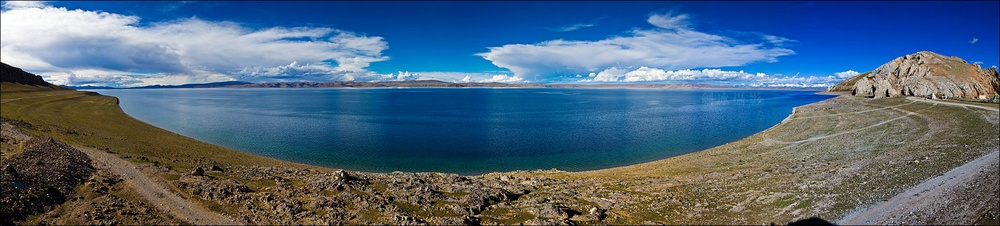
#> input picture Python-OpenCV/Exercises/images/pano.jpg, 1000 x 226 px, shrunk from 1800 x 407 before the run, given in place of the camera
$ python track_RandB_object.py
#> lines starting #> are read from the running program, lines starting #| are printed output that depends on the picture; after the words box and inside, x2 and y2 are one past the last pixel; in counts of white or black regions, pixels touching at a corner belong together
#coding:utf-8
import cv2
import numpy as np

cap = cv2.VideoCapture(0)

while(1):

    # 读取视频的每一帧
    _, frame = cap.read()
#> frame is the input picture: shape (226, 1000, 3); mean B, G, R 123, 102.2, 79.2

    # 将图片从 BGR 空间转换到 HSV 空间
    hsv = cv2.cvtColor(frame, cv2.COLOR_BGR2HSV)
#> hsv: shape (226, 1000, 3); mean H, S, V 72.1, 141.1, 137.7

    # 定义在HSV空间中蓝色的范围
    lower_blue = np.array([90,50,50])
    upper_blue = np.array([130,255,255])
    # 定义在HSV空间中红色的范围
    lower_red = np.array([0,100,100])
    upper_red = np.array([30,255,255])
    # 根据以上定义的蓝色的阈值得到蓝色的部分
    mask_blue = cv2.inRange(hsv, lower_blue, upper_blue)
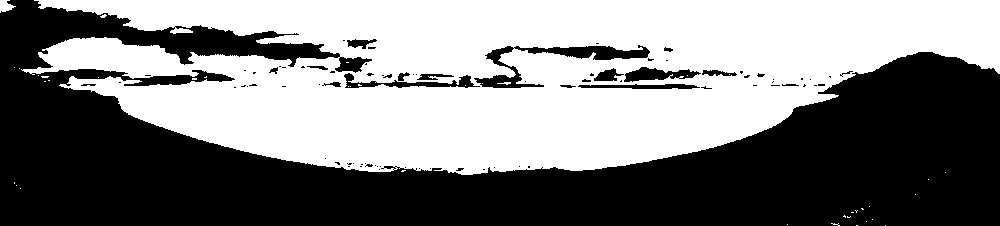
#> mask_blue: shape (226, 1000); 50.3% white; 82 black regions (61 under 20 px), largest, box (x1, y1, x2, y2) and area: (0, 0, 1000, 226) 107435, (474, 45, 650, 88) 1890, (344, 73, 480, 88) 676
    #mask_blue = 0
    # 根据以上定义的红色的阈值得到红色的部分
    mask_red = cv2.inRange(hsv, lower_red, upper_red)
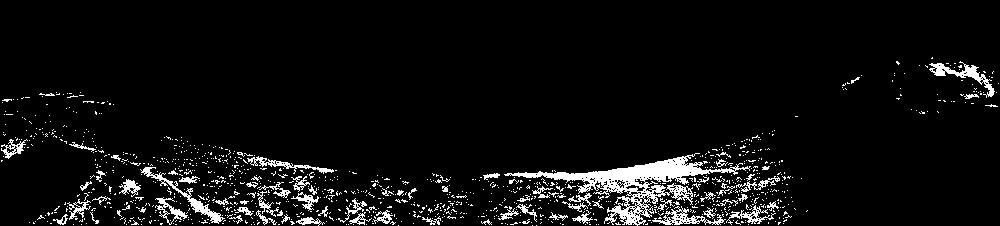
#> mask_red: shape (226, 1000); 6% white; 1100 white regions (1028 under 20 px), largest, box (x1, y1, x2, y2) and area: (504, 153, 751, 226) 3987, (140, 167, 225, 224) 585, (929, 61, 995, 98) 550
    #mask_red = 0
    # 叠加mask
    mask = mask_blue + mask_red
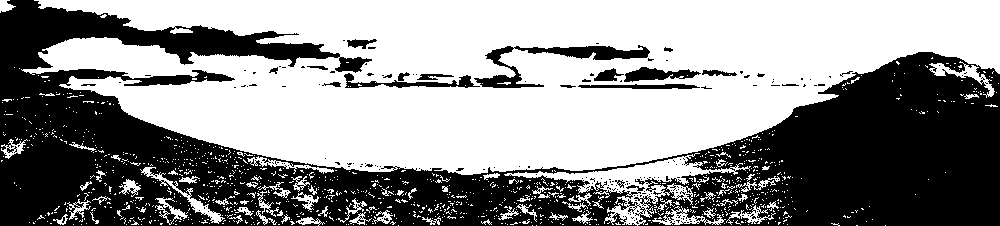
#> mask: shape (226, 1000); 56.2% white; 222 black regions (199 under 20 px), largest, box (x1, y1, x2, y2) and area: (0, 0, 1000, 226) 93601, (474, 45, 650, 88) 1890, (344, 73, 480, 88) 676
    res = cv2.bitwise_and(frame,frame, mask= mask)
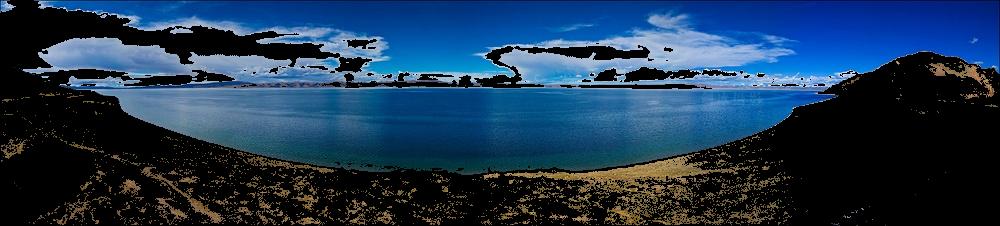
#> res: shape (226, 1000, 3); mean B, G, R 81.9, 55.3, 28.8

    cv2.imshow('frame',frame)
    cv2.imshow('mask',mask)
    cv2.imshow('res',res)
    k = cv2.waitKey(5) & 0xFF
#> (key Esc is pressed here)
    if k == 27:
        break

cv2.destroyAllWindows()

$ run again, on Python-OpenCV/Exercises/images/sex.jpg
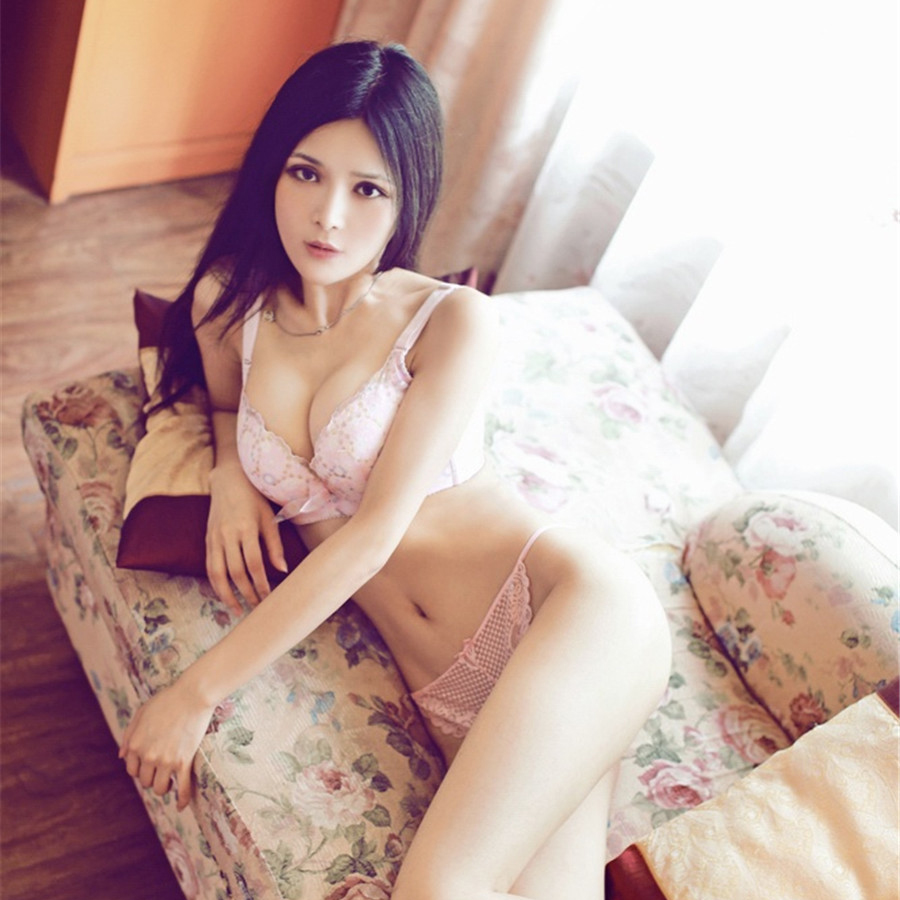
#> input picture Python-OpenCV/Exercises/images/sex.jpg, 900 x 900 px, given in place of the camera
#> frame is the input picture: shape (900, 900, 3); mean B, G, R 161.6, 168.9, 197.2
#> hsv: shape (900, 900, 3); mean H, S, V 39.3, 65.2, 197.9
#> `mask_blue = cv2.inRange(hsv, lower_blue, upper_blue)`:
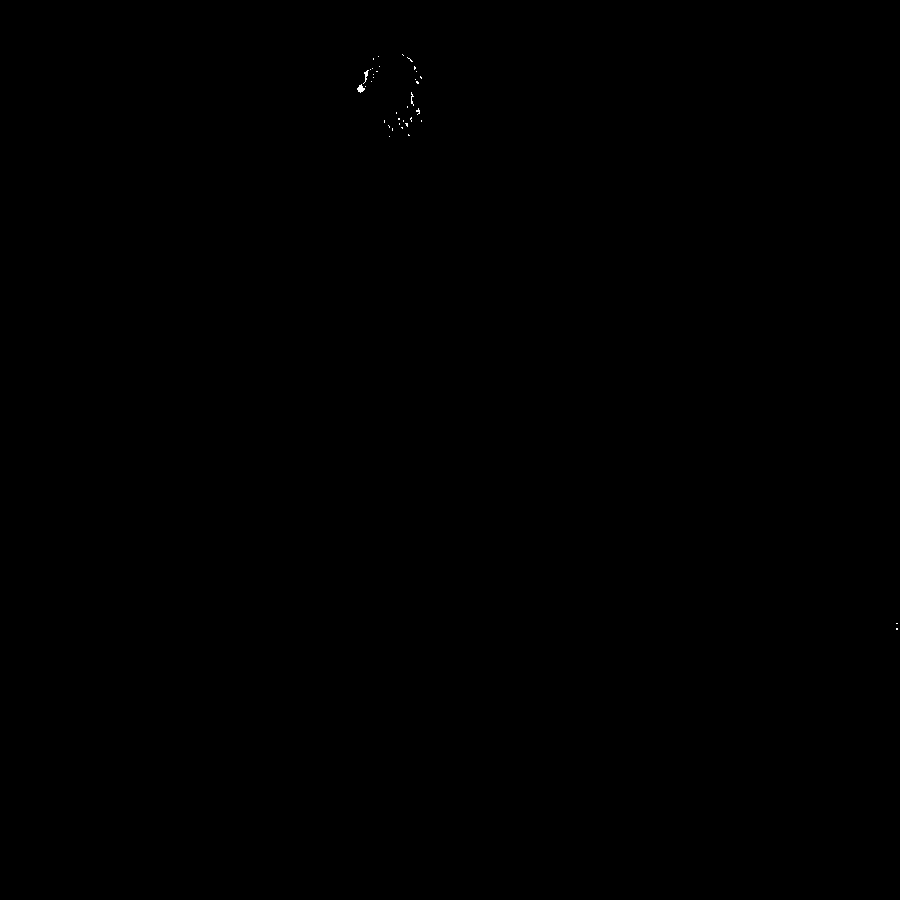
#> mask_blue: shape (900, 900); 0.02% white in thin lines or dots, all inside (x1, y1, x2, y2) = (357, 54, 898, 630)
#> mask_red: shape (900, 900); 13.5% white; 691 white regions (570 under 20 px), largest, box (x1, y1, x2, y2) and area: (80, 0, 350, 196) 26956, (352, 541, 523, 768) 15721, (135, 404, 284, 619) 11332
#> `res = cv2.bitwise_and(frame,frame, mask= mask)`:
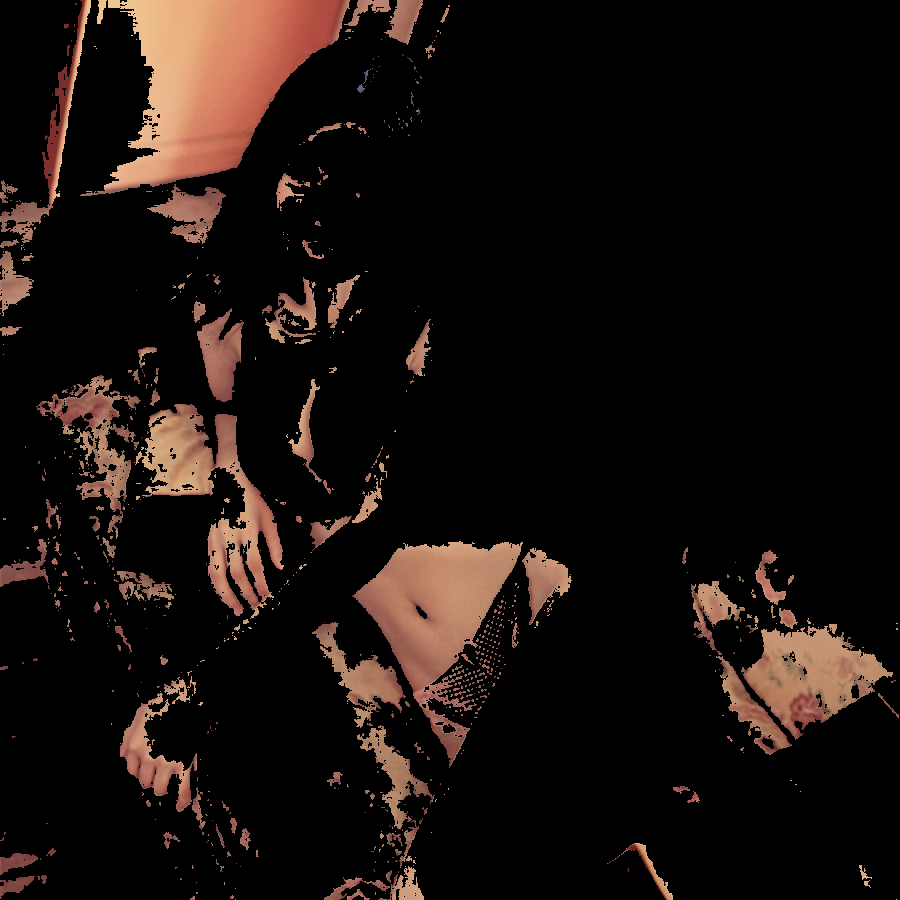
#> res: shape (900, 900, 3); mean B, G, R 13.4, 16.7, 24.7
